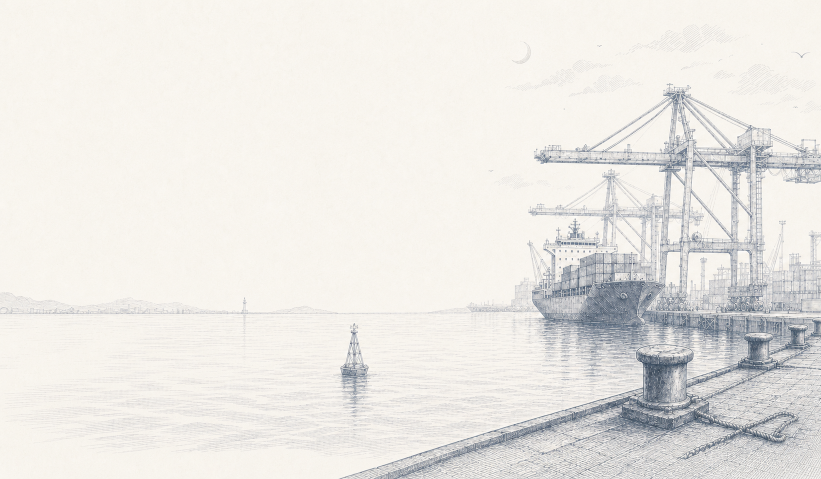
#> input picture trop-design-system/assets/harbor-hero-light.png, 1642 x 958 px (shown at 1/2 size)
$ python render.py --output out
#> lines starting #> are read from the running program, lines starting #| are printed output that depends on the picture; after the words box and inside, x2 and y2 are one past the last pixel; in counts of white or black regions, pixels touching at a corner belong together
from pathlib import Path
import argparse
import hashlib
import json
import shutil
import numpy as np
import cv2
from PIL import Image, ImageDraw

RECIPE=Path(__file__).resolve().parent
parser=argparse.ArgumentParser(description='Reproduce the harbor pair from one geometry master and separate lighting.')
parser.add_argument('--day',type=Path,default=RECIPE.parent.parent/'assets/harbor-hero-light.png')
parser.add_argument('--night',type=Path,default=RECIPE.parent.parent/'assets/harbor-hero-dark.png')
parser.add_argument('--output',type=Path,required=True,help='A new output directory; existing nonempty directories are refused.')
args=parser.parse_args()
ROOT=args.output.resolve()
if ROOT.exists() and any(ROOT.iterdir()):parser.error('Output directory must be new or empty.')
expected={'day':'2cf9ff3b0e80214f3ea9f602794eff9fef38b895773c22d7a941c23d3eb82b9c','night':'b84c90aa724af042a481ede4020ec91d8079e643233d4a9473b9f690821cac5f'}
for name in expected:
    if hashlib.sha256(getattr(args,name).read_bytes()).hexdigest()!=expected[name]:
        parser.error(f'{name} differs from the original used by this scene-specific recipe; provide the original with --{name}.')
day=np.asarray(Image.open(args.day).convert('RGB'), dtype=np.float32)
night=np.asarray(Image.open(args.night).convert('RGB'), dtype=np.float32)
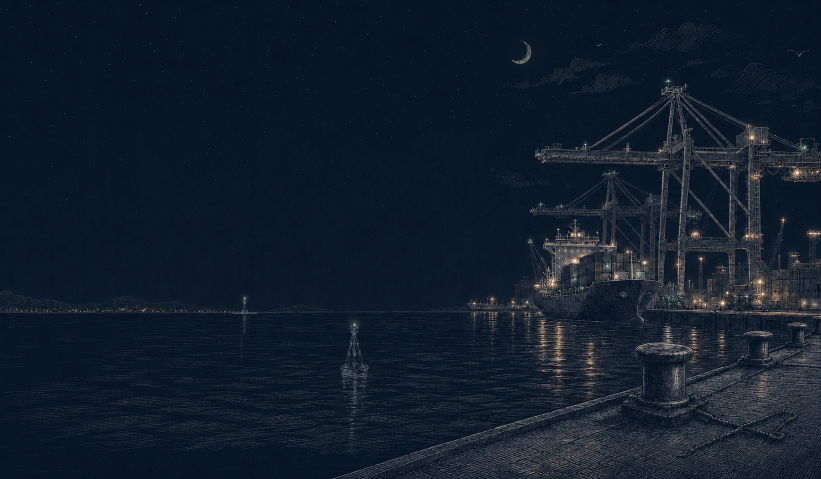
#> input picture trop-design-system/assets/harbor-hero-dark.png, 1642 x 958 px (shown at 1/2 size)
if day.shape!=night.shape or day.shape!=(958,1642,3):parser.error('Expected matching 1642 × 958 RGB images.')
ROOT.mkdir(parents=True,exist_ok=True)
H,W=day.shape[:2]
#> H = 958; W = 1642
def blur(a,s):return cv2.GaussianBlur(a,(0,0),s)
def save(name,a):Image.fromarray(np.clip(a,0,255).round().astype(np.uint8)).save(ROOT/name)
def polygon(points,soft=2):
    m=np.zeros((H,W),np.float32);cv2.fillPoly(m,[np.array(points,np.int32)],1)
    return blur(m,soft) if soft else m
d=cv2.cvtColor(day,cv2.COLOR_RGB2GRAY)

# All surface regions follow the daytime master. Feathered interior masks
# change tone only; they do not introduce replacement linework.
surfaces={
'quay':[(685,958),(1280,769),(1476,704),(1642,647),(1642,958)],
'bollard':[(1274,699),(1288,693),(1312,689),(1345,692),(1370,699),(1385,707),(1383,719),(1365,732),(1371,798),(1397,808),(1415,830),(1402,843),(1360,857),(1307,854),(1276,844),(1247,824),(1258,802),(1287,797),(1291,730),(1277,723),(1272,713)],
'small-bollard':[(1496,674),(1528,672),(1541,680),(1535,690),(1529,695),(1534,718),(1545,725),(1538,735),(1487,735),(1489,724),(1504,719),(1502,695),(1497,690)],
'far-bollard':[(1585,653),(1606,652),(1614,658),(1609,665),(1607,688),(1614,693),(1608,700),(1580,701),(1581,692),(1590,687),(1590,666),(1584,662)],
'ship':[(1068,580),(1105,576),(1111,507),(1094,499),(1090,489),(1102,483),(1143,481),(1143,473),(1161,474),(1162,481),(1193,485),(1195,493),(1229,498),(1230,557),(1289,565),(1324,574),(1314,592),(1281,636),(1286,646),(1199,646),(1099,637),(1087,626)],
'containers':[(1119,542),(1157,526),(1158,517),(1196,508),(1220,509),(1223,516),(1261,516),(1263,535),(1281,537),(1281,563),(1214,563),(1178,577),(1118,587)],
'dock-facade':[(1310,624),(1510,632),(1642,646),(1642,661),(1480,650),(1297,640)],
'stacked-containers':[(1409,557),(1440,553),(1442,540),(1460,544),(1461,549),(1490,550),(1491,535),(1527,537),(1527,557),(1546,555),(1548,541),(1558,543),(1557,535),(1587,537),(1587,519),(1612,520),(1615,539),(1642,540),(1642,621),(1412,618)],
}
master_ink=np.clip((246-d)/140,0,1)
# Sparse exposed engraving, e.g. rigging and buoy, changes ink polarity.
outside=master_ink*66
# Opaque surfaces retain the master's shading polarity and fine hatching.
inside=(np.clip((d-65)/180,0,1)**2)*100
mask=np.maximum.reduce([polygon(p,2) for p in surfaces.values()])
#> in polygon, `cv2.fillPoly(m, [np.array(points, np.int32)], 1)`:
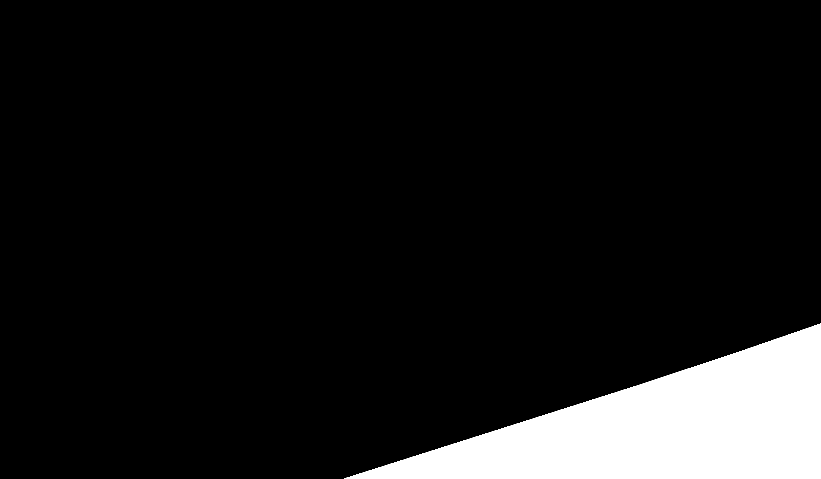
#> m: shape (958, 1642) float32 (shown at 1/2 size); values 0 (black) and 1 (white), 9.3% white; 1 white region, box (x1, y1, x2, y2) and area: (688, 647, 1642, 958) 146420
#> in polygon (call 2), `cv2.fillPoly(m, [np.array(points, np.int32)], 1)`: m: shape (958, 1642) float32; values 0 (black) and 1 (white), 1.1% white; 1 white region, box (x1, y1, x2, y2) and area: (1247, 689, 1416, 858) 17108
#> in polygon (call 3), `cv2.fillPoly(m, [np.array(points, np.int32)], 1)`: m: shape (958, 1642) float32; values 0 (black) and 1 (white), 0.16% white; 1 white region, box (x1, y1, x2, y2) and area: (1487, 672, 1546, 736) 2459
#> in polygon (call 4), `cv2.fillPoly(m, [np.array(points, np.int32)], 1)`: m: shape (958, 1642) float32; values 0 (black) and 1 (white), 0.08% white; 1 white region, box (x1, y1, x2, y2) and area: (1580, 652, 1615, 702) 1182
#> in polygon (call 5), `cv2.fillPoly(m, [np.array(points, np.int32)], 1)`: m: shape (958, 1642) float32; values 0 (black) and 1 (white), 1.8% white; 1 white region, box (x1, y1, x2, y2) and area: (1068, 473, 1325, 647) 27585
#> in polygon (call 6), `cv2.fillPoly(m, [np.array(points, np.int32)], 1)`: m: shape (958, 1642) float32; values 0 (black) and 1 (white), 0.54% white; 1 white region, box (x1, y1, x2, y2) and area: (1118, 508, 1282, 588) 8479
#> in polygon (call 7), `cv2.fillPoly(m, [np.array(points, np.int32)], 1)`: m: shape (958, 1642) float32; values 0 (black) and 1 (white), 0.41% white; 1 white region, box (x1, y1, x2, y2) and area: (1297, 624, 1642, 662) 6400
#> in polygon (call 8), `cv2.fillPoly(m, [np.array(points, np.int32)], 1)`: m: shape (958, 1642) float32; values 0 (black) and 1 (white), 1.2% white; 1 white region, box (x1, y1, x2, y2) and area: (1409, 519, 1642, 622) 18386
value=outside*(1-mask)+inside*mask
base=np.array([7,19,32],np.float32)
out=base+value[...,None]*np.array([1.10,1,.86],np.float32)
save('night-shared-base.png',out)
save('surface-mask.png',np.repeat(mask[...,None]*255,3,axis=2))

# Tone support from the donor, blurred sufficiently to carry only broad
# lighting envelopes. Restrict this first pass to existing physical surfaces.
for sigma in [6,8,16]:
    target=blur(night,sigma)
    source=blur(out,sigma)
    # Multiplicative broad illumination avoids copying donor outlines.
    gain=np.clip((target-base+3)/(source-base+3),.25,2.5)
    gain=blur(gain,sigma)
    result=base+(out-base)*gain
    save(f'night-shared-toned-{sigma}.png',result)
#> this loop made 3 passes
#> pass 1, `gain=blur(gain,sigma)`:
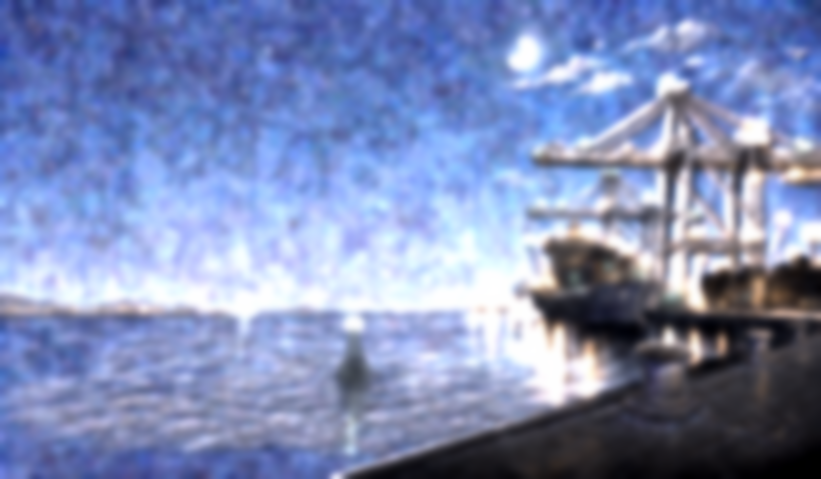
#> gain: shape (958, 1642, 3) float32 (shown at 1/2 size); mean R, G, B 1.37, 1.49, 1.87; drawn with min black and max white

json.dump(surfaces,open(ROOT/'surface-regions.json','w'),indent=2)

# The original night is the lighting donor because it drifts less in mood
# than the whole-scene regeneration. ImageGen remains available for isolated
# effects; no donor structure is allowed into the master geometry layer.
Y,X=np.mgrid[:H,:W].astype(np.float32)
final=np.asarray(Image.open(ROOT/'night-shared-toned-6.png'),dtype=np.float32)
detail=final-blur(final,2)
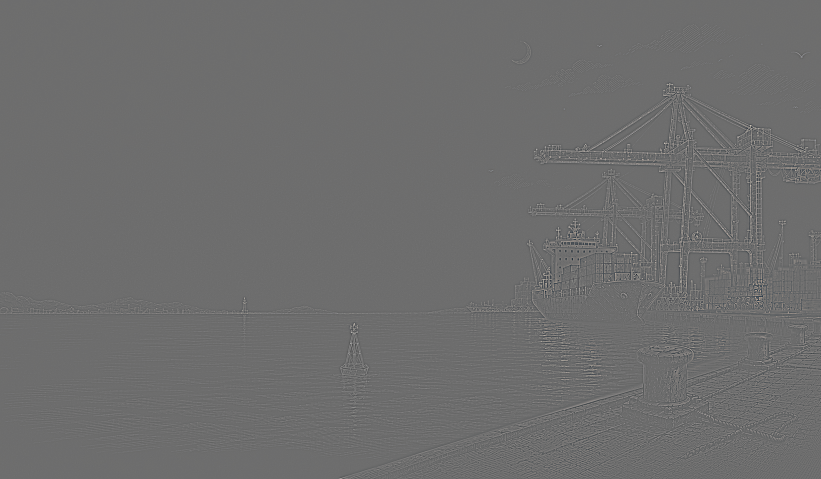
#> detail: shape (958, 1642, 3) float32 (shown at 1/2 size); mean R, G, B 0, 0, 0; drawn with min black and max white
target_detail=night-blur(night,2)
detail_rms=np.sqrt(blur(np.mean(detail**2,axis=2),8)+1)
target_rms=np.sqrt(blur(np.mean(target_detail**2,axis=2),8)+1)
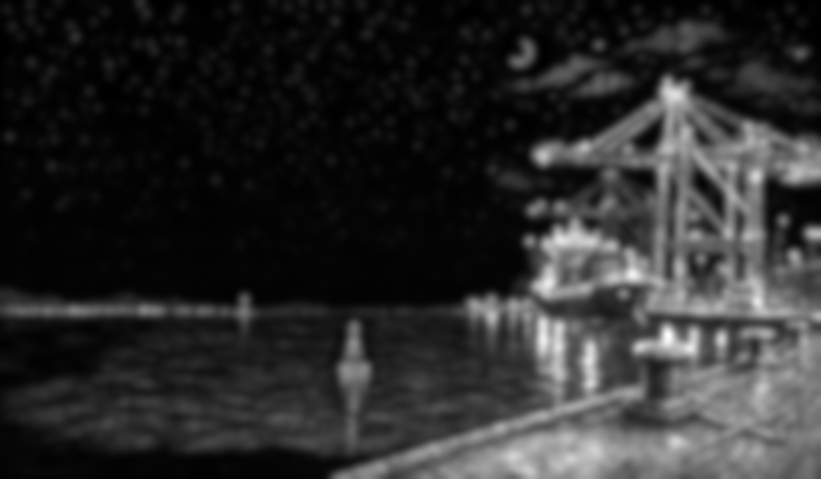
#> target_rms: shape (958, 1642) float32 (shown at 1/2 size); min 1.31, max 37.58, mean 7.6; drawn with min black and max white
contrast_gain=blur(np.clip(target_rms/detail_rms,.65,2.6),8)
#> in blur (call 22), `def blur(a,s):return cv2.GaussianBlur(a,(0,0),s)`:
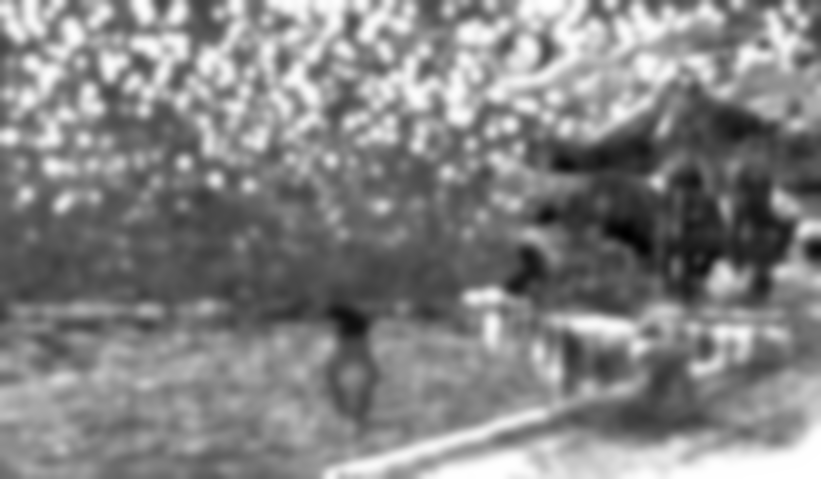
#> returned value: shape (958, 1642) float32 (shown at 1/2 size); min 0.747, max 2.6, mean 1.71; drawn with min black and max white
final+=detail*(contrast_gain-1)[...,None]
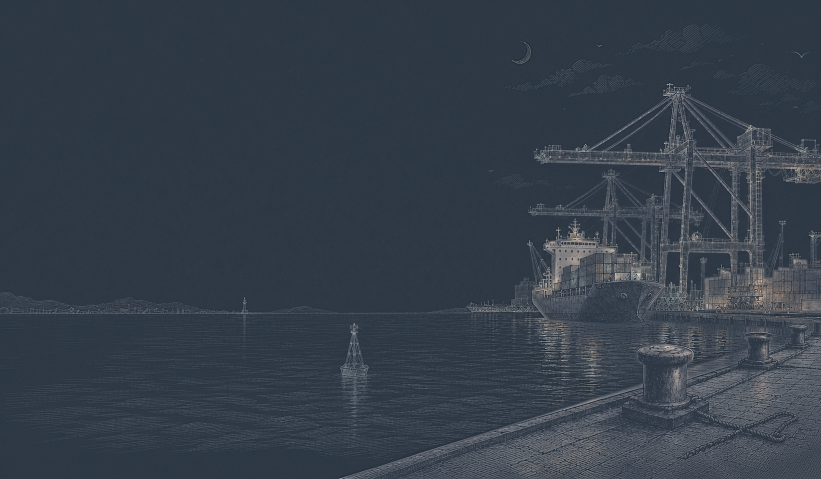
#> final: shape (958, 1642, 3) float32 (shown at 1/2 size); mean R, G, B 16.6, 27.5, 39.9; drawn with min black and max white
struct=final.copy()

# Sparse stars extracted from feature-free ImageGen sky; float32 values
# are retained losslessly so reproduction does not invoke ImageGen again.
#> (the run stopped early here; a loop or call above may not have finished)
